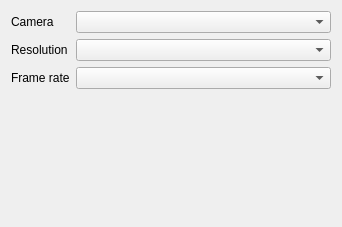
<?xml version="1.0" encoding="UTF-8"?>
<ui version="4.0">
 <class>UICameraSettings</class>
 <widget class="QWidget" name="UICameraSettings">
  <property name="geometry">
   <rect>
    <x>0</x>
    <y>0</y>
    <width>342</width>
    <height>227</height>
   </rect>
  </property>
  <property name="windowTitle">
   <string>UICameraSettings</string>
  </property>
  <layout class="QFormLayout" name="formLayout">
   <item row="0" column="0">
    <widget class="QLabel" name="label">
     <property name="text">
      <string>Camera</string>
     </property>
    </widget>
   </item>
   <item row="0" column="1">
    <widget class="QComboBox" name="comboBox_camera"/>
   </item>
   <item row="2" column="0">
    <widget class="QLabel" name="label_2">
     <property name="text">
      <string>Resolution</string>
     </property>
    </widget>
   </item>
   <item row="2" column="1">
    <widget class="QComboBox" name="comboBox_resolution"/>
   </item>
   <item row="3" column="1">
    <widget class="QComboBox" name="comboBox_framerate"/>
   </item>
   <item row="3" column="0">
    <widget class="QLabel" name="label_3">
     <property name="text">
      <string>Frame rate</string>
     </property>
    </widget>
   </item>
  </layout>
 </widget>
 <resources/>
 <connections/>
</ui>
